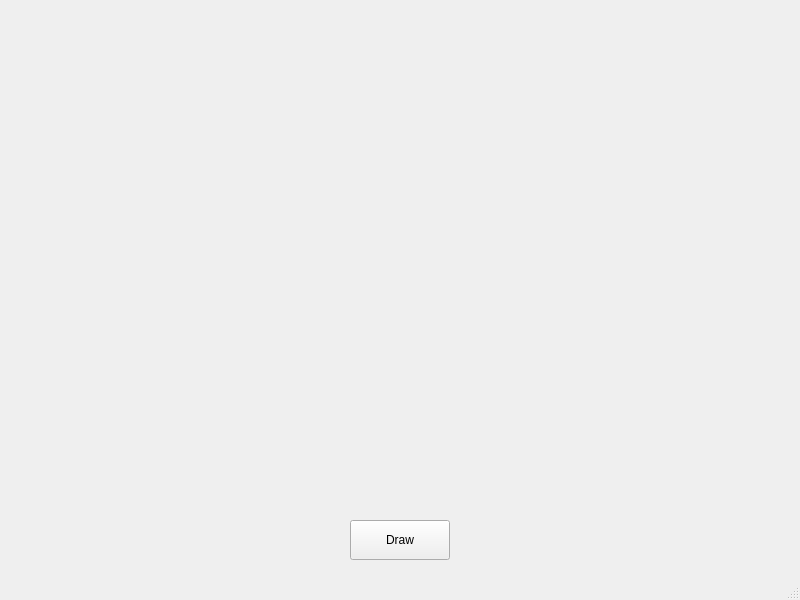
<?xml version="1.0" encoding="UTF-8"?>
<ui version="4.0">
 <class>MainWin</class>
 <widget class="QMainWindow" name="MainWin">
  <property name="geometry">
   <rect>
    <x>0</x>
    <y>0</y>
    <width>800</width>
    <height>600</height>
   </rect>
  </property>
  <property name="windowTitle">
   <string>PyQT6 Circles</string>
  </property>
  <widget class="QWidget" name="centralwidget">
   <widget class="QPushButton" name="btn">
    <property name="geometry">
     <rect>
      <x>350</x>
      <y>520</y>
      <width>100</width>
      <height>40</height>
     </rect>
    </property>
    <property name="text">
     <string>Draw</string>
    </property>
   </widget>
  </widget>
  <widget class="QStatusBar" name="statusbar"/>
 </widget>
 <resources/>
 <connections/>
</ui>
